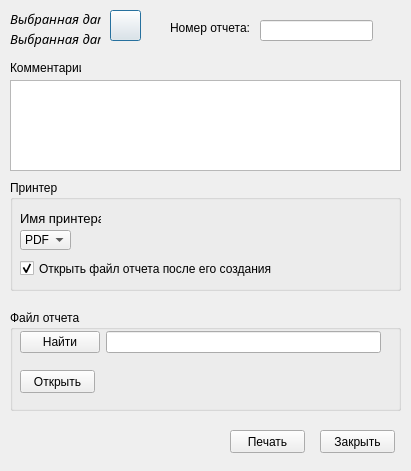
<?xml version="1.0" encoding="UTF-8"?>
<ui version="4.0">
 <class>ReportWindow</class>
 <widget class="QDialog" name="ReportWindow">
  <property name="geometry">
   <rect>
    <x>0</x>
    <y>0</y>
    <width>411</width>
    <height>471</height>
   </rect>
  </property>
  <property name="windowTitle">
   <string>Dialog</string>
  </property>
  <widget class="QLabel" name="LblSelectedDateHeader">
   <property name="geometry">
    <rect>
     <x>10</x>
     <y>10</y>
     <width>91</width>
     <height>16</height>
    </rect>
   </property>
   <property name="font">
    <font>
     <family>Monotype Corsiva</family>
     <pointsize>10</pointsize>
     <italic>true</italic>
    </font>
   </property>
   <property name="text">
    <string>Выбранная дата:</string>
   </property>
   <property name="alignment">
    <set>Qt::AlignLeading|Qt::AlignLeft|Qt::AlignTop</set>
   </property>
  </widget>
  <widget class="QLabel" name="LblReportNum">
   <property name="geometry">
    <rect>
     <x>170</x>
     <y>20</y>
     <width>81</width>
     <height>16</height>
    </rect>
   </property>
   <property name="text">
    <string>Номер отчета:</string>
   </property>
  </widget>
  <widget class="QLabel" name="LblSelectedDate">
   <property name="geometry">
    <rect>
     <x>10</x>
     <y>30</y>
     <width>91</width>
     <height>21</height>
    </rect>
   </property>
   <property name="font">
    <font>
     <family>Monotype Corsiva</family>
     <pointsize>10</pointsize>
     <italic>true</italic>
    </font>
   </property>
   <property name="text">
    <string>Выбранная дата:</string>
   </property>
   <property name="alignment">
    <set>Qt::AlignLeading|Qt::AlignLeft|Qt::AlignTop</set>
   </property>
  </widget>
  <widget class="QLineEdit" name="EditReportNum">
   <property name="geometry">
    <rect>
     <x>260</x>
     <y>20</y>
     <width>113</width>
     <height>21</height>
    </rect>
   </property>
  </widget>
  <widget class="QPushButton" name="BtnCalendar">
   <property name="geometry">
    <rect>
     <x>110</x>
     <y>10</y>
     <width>31</width>
     <height>31</height>
    </rect>
   </property>
   <property name="statusTip">
    <string>Календарь</string>
   </property>
   <property name="text">
    <string/>
   </property>
  </widget>
  <widget class="QGroupBox" name="GrpBoxPrinter">
   <property name="geometry">
    <rect>
     <x>10</x>
     <y>180</y>
     <width>391</width>
     <height>111</height>
    </rect>
   </property>
   <property name="title">
    <string>Принтер</string>
   </property>
   <property name="flat">
    <bool>false</bool>
   </property>
   <property name="checkable">
    <bool>false</bool>
   </property>
   <widget class="QCheckBox" name="ChkBoxOpenPDF">
    <property name="geometry">
     <rect>
      <x>10</x>
      <y>80</y>
      <width>271</width>
      <height>17</height>
     </rect>
    </property>
    <property name="font">
     <font>
      <pointsize>9</pointsize>
     </font>
    </property>
    <property name="text">
     <string>Открыть файл отчета после его создания</string>
    </property>
    <property name="checked">
     <bool>true</bool>
    </property>
   </widget>
   <widget class="QLabel" name="LblNamePrinter">
    <property name="geometry">
     <rect>
      <x>10</x>
      <y>30</y>
      <width>81</width>
      <height>16</height>
     </rect>
    </property>
    <property name="font">
     <font>
      <pointsize>10</pointsize>
     </font>
    </property>
    <property name="text">
     <string>Имя принтера</string>
    </property>
   </widget>
   <widget class="QComboBox" name="CmbBoxPrinter">
    <property name="geometry">
     <rect>
      <x>10</x>
      <y>50</y>
      <width>51</width>
      <height>20</height>
     </rect>
    </property>
    <item>
     <property name="text">
      <string>PDF</string>
     </property>
    </item>
   </widget>
  </widget>
  <widget class="QGroupBox" name="GrpBoxReportFile">
   <property name="geometry">
    <rect>
     <x>10</x>
     <y>310</y>
     <width>391</width>
     <height>101</height>
    </rect>
   </property>
   <property name="title">
    <string>Файл отчета</string>
   </property>
   <widget class="QWidget" name="layoutWidget_3">
    <property name="geometry">
     <rect>
      <x>10</x>
      <y>20</y>
      <width>361</width>
      <height>25</height>
     </rect>
    </property>
    <layout class="QHBoxLayout" name="horizontalLayout_5">
     <item>
      <widget class="QPushButton" name="BtnFindReport">
       <property name="text">
        <string>Найти</string>
       </property>
      </widget>
     </item>
     <item>
      <widget class="QLineEdit" name="EditReportPath"/>
     </item>
    </layout>
   </widget>
   <widget class="QPushButton" name="BtnOpenReport">
    <property name="geometry">
     <rect>
      <x>10</x>
      <y>60</y>
      <width>75</width>
      <height>23</height>
     </rect>
    </property>
    <property name="text">
     <string>Открыть</string>
    </property>
   </widget>
  </widget>
  <widget class="QPushButton" name="BtnCancel">
   <property name="geometry">
    <rect>
     <x>320</x>
     <y>430</y>
     <width>75</width>
     <height>23</height>
    </rect>
   </property>
   <property name="text">
    <string>Закрыть</string>
   </property>
  </widget>
  <widget class="QPushButton" name="BtnPrintReport">
   <property name="geometry">
    <rect>
     <x>230</x>
     <y>430</y>
     <width>75</width>
     <height>23</height>
    </rect>
   </property>
   <property name="text">
    <string>Печать</string>
   </property>
  </widget>
  <widget class="QLabel" name="LblComments">
   <property name="geometry">
    <rect>
     <x>10</x>
     <y>60</y>
     <width>71</width>
     <height>16</height>
    </rect>
   </property>
   <property name="text">
    <string>Комментарии:</string>
   </property>
  </widget>
  <widget class="QTextEdit" name="TextEditComments">
   <property name="geometry">
    <rect>
     <x>10</x>
     <y>80</y>
     <width>391</width>
     <height>91</height>
    </rect>
   </property>
  </widget>
 </widget>
 <resources/>
 <connections/>
</ui>
